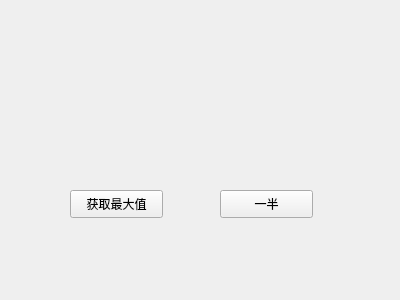
<?xml version="1.0" encoding="UTF-8"?>
<ui version="4.0">
 <class>Widget</class>
 <widget class="QWidget" name="Widget">
  <property name="geometry">
   <rect>
    <x>0</x>
    <y>0</y>
    <width>400</width>
    <height>300</height>
   </rect>
  </property>
  <property name="windowTitle">
   <string>Widget</string>
  </property>
  <widget class="SmallWidget" name="widget" native="true">
   <property name="geometry">
    <rect>
     <x>70</x>
     <y>50</y>
     <width>211</width>
     <height>41</height>
    </rect>
   </property>
  </widget>
  <widget class="QPushButton" name="btn_Get">
   <property name="geometry">
    <rect>
     <x>70</x>
     <y>190</y>
     <width>93</width>
     <height>28</height>
    </rect>
   </property>
   <property name="text">
    <string>获取最大值</string>
   </property>
  </widget>
  <widget class="QPushButton" name="btn_Set">
   <property name="geometry">
    <rect>
     <x>220</x>
     <y>190</y>
     <width>93</width>
     <height>28</height>
    </rect>
   </property>
   <property name="text">
    <string>一半</string>
   </property>
  </widget>
 </widget>
 <layoutdefault spacing="6" margin="11"/>
 <customwidgets>
  <customwidget>
   <class>SmallWidget</class>
   <extends>QWidget</extends>
   <header location="global">smallwidget.h</header>
   <container>1</container>
  </customwidget>
 </customwidgets>
 <resources/>
 <connections/>
</ui>
